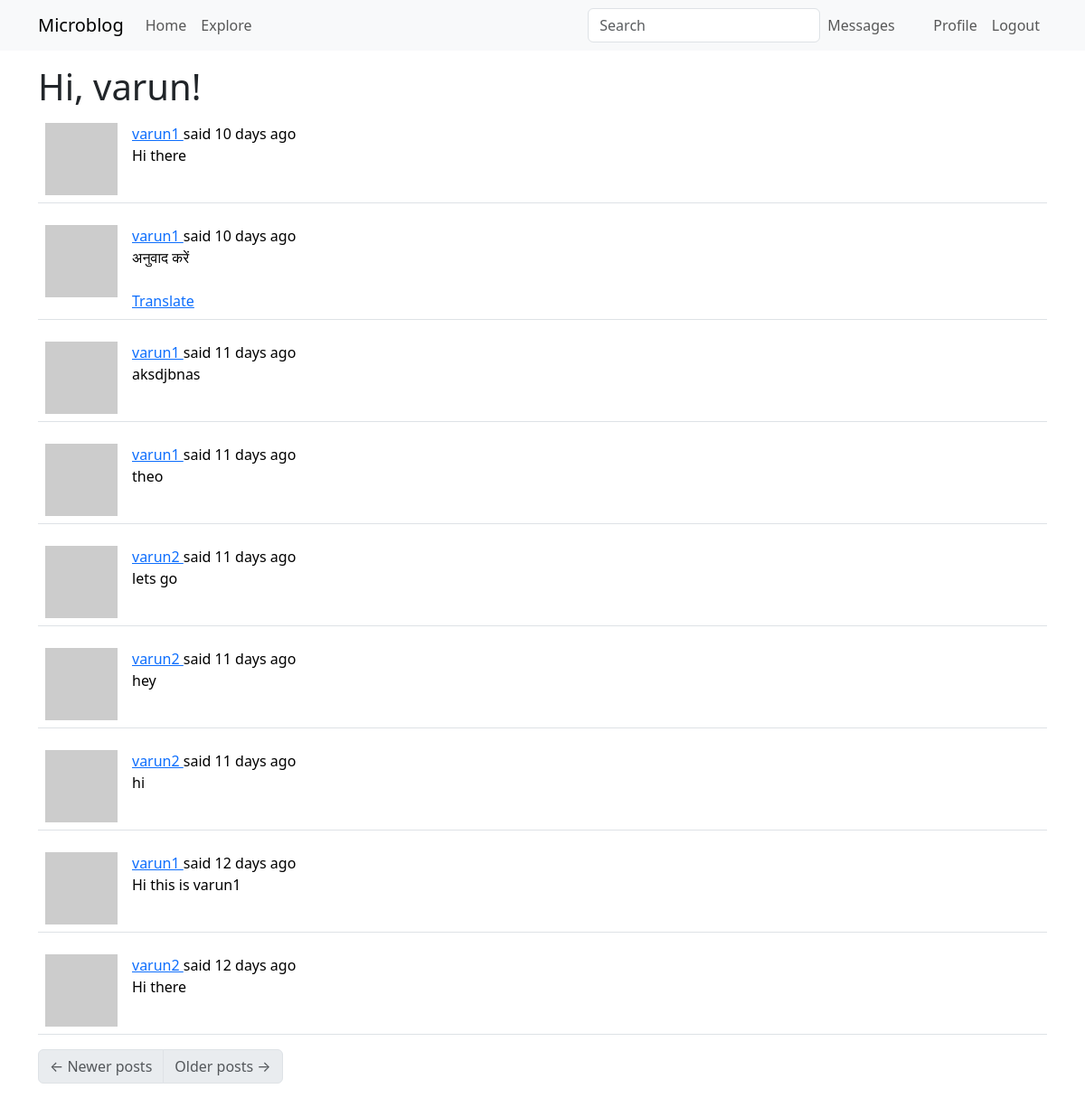
Page /explore (signed in) on the committed database.
### app/models.py (models this page shows, shortened)
class User(UserMixin,db.Model):
    id: so.Mapped[int] = so.mapped_column(primary_key=True)
    username: so.Mapped[str] = so.mapped_column(sa.String(64), index=True, unique=True)
    email: so.Mapped[str] = so.mapped_column(sa.String(120), index=True, unique=True)
    password_hash: so.Mapped[Optional[str]] = so.mapped_column(sa.String(256))
    posts: so.WriteOnlyMapped['Post'] = so.relationship(back_populates='author')
    about_me: so.Mapped[Optional[str]] = so.mapped_column(sa.String(140))
    last_seen: so.Mapped[Optional[datetime]] = so.mapped_column(default=lambda: datetime.now(timezone.utc))
    last_message_read_time: so.Mapped[Optional[datetime]]
    messages_sent: so.WriteOnlyMapped['Message'] = so.relationship(foreign_keys='Message.sender_id', back_populates='author')
    messages_received: so.WriteOnlyMapped['Message'] = so.relationship(foreign_keys='Message.recipient_id', back_populates='recipient')
    notifications: so.WriteOnlyMapped['Notification'] = so.relationship(back_populates='user')
    tasks: so.WriteOnlyMapped['Task'] = so.relationship(back_populates='user')
    def avatar(self, size):
        digest = md5(self.email.lower().encode('utf-8')).hexdigest()
        return f'https://www.gravatar.com/avatar/{digest}?d=identicon&s={size}'
    following: so.WriteOnlyMapped['User'] = so.relationship(
        secondary=followers, primaryjoin=(followers.c.follower_id == id),
        secondaryjoin=(followers.c.followed_id == id),
        back_populates='followers')
    followers: so.WriteOnlyMapped['User'] = so.relationship(
        secondary=followers, primaryjoin=(followers.c.followed_id == id),
        secondaryjoin=(followers.c.follower_id == id),
        back_populates='following')
    def unread_message_count(self):
        last_read_time = self.last_message_read_time or datetime(1900, 1, 1)
        query = sa.select(Message).where(Message.recipient == self, Message.timestamp > last_read_time)
        return db.session.scalar(sa.select(sa.func.count()).select_from(query.subquery()))
    def get_tasks_in_progress(self):
        query = self.tasks.select().where(Task.complete == False)
        return db.session.scalars(query)

class SearchableMixin(object):
    @classmethod
    def before_commit(cls, session):
        session._changes = {
            'add': list(session.new),
            'update': list(session.dirty),
            'delete': list(session.deleted)
        }
    @classmethod
    def after_commit(cls, session):
        for obj in session._changes['add']:
            if isinstance(obj, SearchableMixin):
                add_to_index(obj.__tablename__, obj)
        for obj in session._changes['update']:
            if isinstance(obj, SearchableMixin):
                add_to_index(obj.__tablename__, obj)
        for obj in session._changes['delete']:
            if isinstance(obj, SearchableMixin):
                remove_from_index(obj.__tablename__, obj)
        session._changes = None

class Post(SearchableMixin, db.Model):
    __searchable__ = ['body']
    id: so.Mapped[int] = so.mapped_column(primary_key=True)
    body: so.Mapped[str] = so.mapped_column(sa.String(140))
    timestamp: so.Mapped[datetime] = so.mapped_column(index=True, default=lambda: datetime.now(timezone.utc))
    user_id: so.Mapped[int] = so.mapped_column(sa.ForeignKey(User.id),index=True)
    author: so.Mapped[User] = so.relationship(back_populates='posts')
    language: so.Mapped[Optional[str]] = so.mapped_column(sa.String(5))

### app/main/routes.py (the view)
@bp.route('/explore')
@login_required
def explore():
    page = request.args.get('page', 1, type=int)
    query = sa.select(Post).order_by(Post.timestamp.desc())
    posts = db.paginate(query, page=page, per_page=current_app.config['POSTS_PER_PAGE'], error_out=False)
    next_url = url_for('main.explore', page=posts.next_num) if posts.has_next else None
    prev_url = url_for('main.explore', page=posts.prev_num) if posts.has_prev else None
    return render_template('index.html', title=_('Explore'), posts=posts.items, next_url=next_url,prev_url=prev_url)

### app/main/forms.py
class SearchForm(FlaskForm):
    q = StringField(_l('Search'), validators=[DataRequired()])
    def __init__(self, *args, **kwargs):
        if 'formdata' not in kwargs:
            kwargs['formdata'] = request.args
        if 'meta' not in kwargs:
            kwargs['meta'] = {'csrf': False}
        super(SearchForm, self).__init__(*args, **kwargs)

### app/__init__.py (called while the page is built)
def get_locale():
    return request.accept_languages.best_match(current_app.config['LANGUAGES'])

### app/main/routes.py (called while the page is built)
@bp.before_app_request
def before_request():
    if current_user.is_authenticated:
        current_user.last_seen = datetime.utcnow()
        db.session.commit()
        g.search_form = SearchForm()
    g.locale = str(get_locale())

@bp.before_request
def before_request():
    if current_user.is_authenticated:
        current_user.last_seen = datetime.now(timezone.utc)
        db.session.commit()
    g.locale = str(get_locale())

### app/models.py (called while the page is built)
@login.user_loader
def load_user(id):
    return db.session.get(User, int(id))

### app/templates/index.html (shortened to what this page needs)
{% extends "base.html" %}
{% import "bootstrap_wtf.html" as wtf %}
{% block content %}
    <h1>{{ _('Hi, %(username)s!', username=current_user.username) }}</h1>
    {% for post in posts %}
        {% include '_post.html' %}
    {% endfor %}
    <nav aria-label="Post navigation">
        <ul class="pagination">
            <li class="page-item{% if not prev_url %} disabled{% endif %}">
                <a class="page-link" href="{{ prev_url }}">
                    <span aria-hidden="true">&larr;</span> {{_('Newer posts')}}
                </a>
            </li>
            <li class="page-item{% if not next_url %} disabled{% endif %}">
                <a class="page-link" href="{{ next_url }}">
                    {{_('Older posts')}} <span aria-hidden="true">&rarr;</span>
                </a>
            </li>
        </ul>
    </nav>
{% endblock %}

### app/templates/_post.html (shortened to what this page needs)
<table class="table table-hover">
    <tr>
        <td width="70px">
            <a href="{{ url_for('main.user', username=post.author.username) }}">
                <img src="{{ post.author.avatar(70) }}" />
            </a>
        </td>
        <td>
            {{ _('%(username)s said %(when)s',
                username=user_link, when=moment(post.timestamp).fromNow()) }}
            <br>
            <span id="post{{ post.id }}">{{ post.body }}</span>
                {% if post.language and post.language != g.locale %}
                <br><br>
                <span id="translation{{ post.id }}">
                    <a href="javascript:translate(
                                'post{{ post.id }}',
                                'translation{{ post.id }}',
                                '{{ post.language }}',
                                '{{ g.locale }}');">{{ _('Translate') }}</a>
                </span>
                {% endif %}
        </td>
    </tr>
</table>

### rows in the picture
Post: body "Hi there"
Post: body "अनुवाद करें"
Post: body "aksdjbnas"
Post: body "theo"
Post: body "lets go"
Post: body "hey"
Post: body "hi"
Post: body "Hi this is varun1"
Post: body "Hi there"
